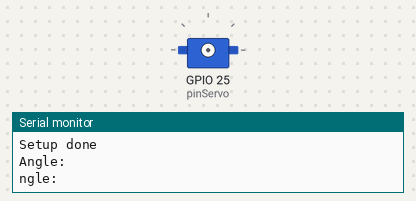
Simulated run of this program. Board: ESP32. On the bench: servo, the last lines printed to the serial monitor. Servo pulses on a pin are drawn as a servo (544–2400 µs = 0–180°).

Above: at 0.3 s.
At 15.8 s:
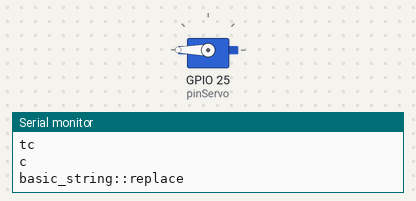
At 27.86 s:
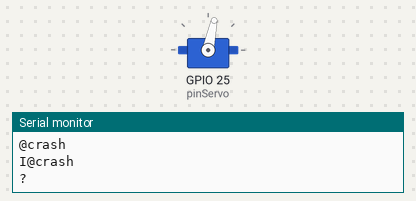
At 39.87 s:
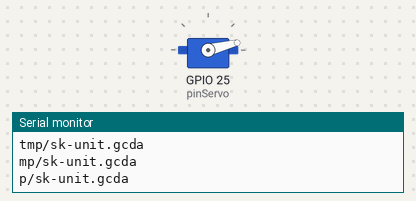
Timing chart, 0 to 40.0 s (numbered marks = the images above):
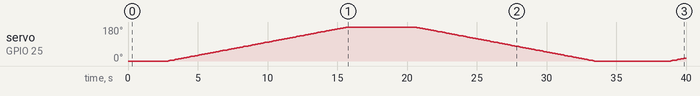

Measured:
- by itself, servo on GPIO 25 (pinServo): 0° → 1° at 2.9 s, → 3° 0.10 s later, → 4° 0.10 s later, → 5° 0.10 s later, … (269 changes in this stretch)

The program:

main.cpp
```cpp
#include <Arduino.h>

#define pinServo 25
#define channel1 0

int angle = 0;
int direction = 1;
unsigned long lastTime = 0;
int interval = 100;

int angleToPulse(int ang) {
  return map(ang, 0, 180, 500, 9000);
}

void setup() {
  Serial.begin(115200);
  ledcSetup(channel1, 50, 16);
  ledcAttachPin(pinServo, channel1);
  Serial.println("Setup done");
}

void loop() {
  unsigned long currentTime = millis();

  if (currentTime - lastTime >= interval) {
    lastTime = currentTime;

    ledcWrite(channel1, angleToPulse(angle));
    Serial.println("Angle: " + angle);

    angle += direction;

    if (angle >= 180) direction = -1;
    if (angle <= 0)   direction = 1;
  }
}
```
